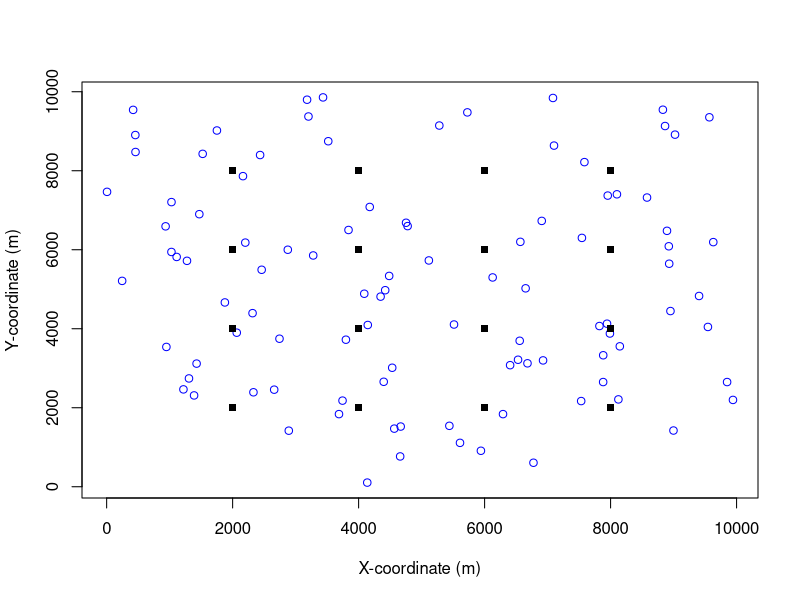
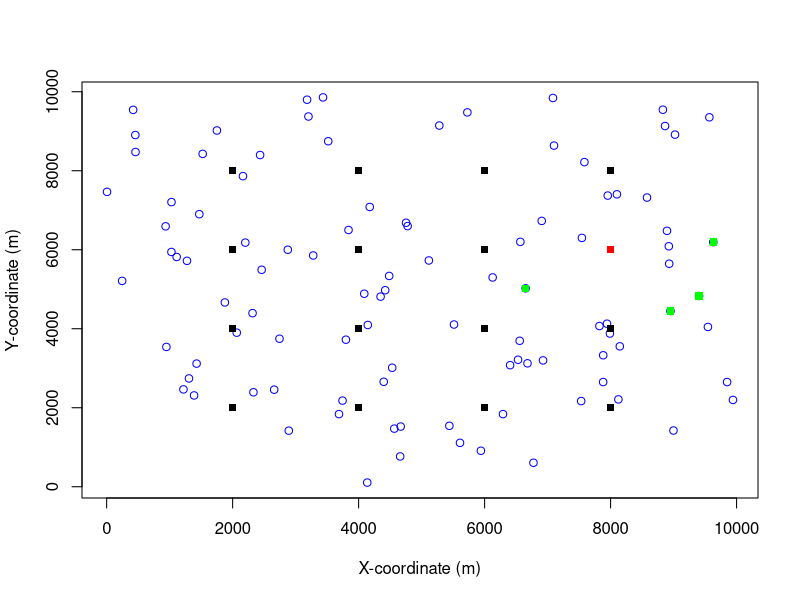
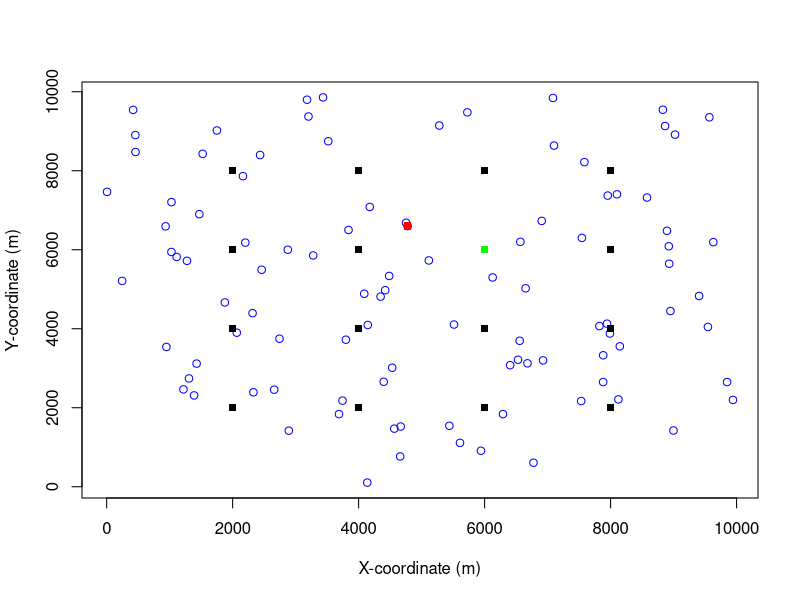

The R source for these figures, in order: (Note: this script raises an error after producing the figures.)
set.seed(123)
library(lubridate)
library(circular)

# x and y in square survey site with dimensions 10km x 10km with markers every 2000m
# mics
x_mic = seq(from = 2000, to = 8000, by = 2000)
y_mic = seq(from = 2000, to = 8000, by = 2000)

mic_coords = expand.grid(x = x_mic, y = y_mic)
colnames(mic_coords) = c('x_mic', 'y_mic')
mic_coords = as.matrix(mic_coords)

# expectation of gibbon groups in survey area
intensity = 0.000001 # modelling parameter gibbon groups / m2
x_perimeter = 10000
y_perimeter = 10000
survey_area = x_perimeter * y_perimeter
expected_gibbon_groups = intensity * survey_area

# homogeneous Poisson point process for getting gibbon coordinates
x_gibbon_group <- runif(expected_gibbon_groups, 0, x_perimeter)
y_gibbon_group <- runif(expected_gibbon_groups, 0, y_perimeter)

gibbon_group_coords = cbind(x_gibbon_group, y_gibbon_group)
gibbon_group_coords = as.matrix(gibbon_group_coords)

# number of calls as poisson process count
gibbon_group_call_count <- rpois(nrow(gibbon_group_coords), 3)

# plot of mic grid and Poisson point process distributed gibbon groups
{
plot(x_gibbon_group, y_gibbon_group, type = "p", col = "blue", pch = 1, xlab = "X-coordinate (m)", ylab = "Y-coordinate (m)")
points(mic_coords[,1], mic_coords[,2], type = "p", col = "black", pch = 15)
}

# Calculate the bearing from mic to gibbon group
calc_bearing = function(x_point_1, y_point_1, x_point_2, y_point_2) {
  bearing = atan2(
    y_point_2 - y_point_1,
    x_point_2 - x_point_1
  )
  
  # convert to range of radians [0,2pi] where bearing is taken clockwise from north (0 radians)
  if (bearing <= 0) {
    bearing = -1*bearing + 0.5*pi 
  } else if ((bearing > 0) && (bearing <= 0.5*pi)) {
    bearing = (0.5*pi - bearing)
  } else {
    bearing = (pi - bearing) + 1.5*pi
  }
  return(bearing)
}

# euclidean distance for detector to gibbon observation
dist_mic_gibbon <- matrix(NA, nrow = nrow(mic_coords), ncol = nrow(gibbon_group_coords))
bearing_mic_gibbon <- matrix(NA, nrow = nrow(mic_coords), ncol = nrow(gibbon_group_coords))

for (i in 1:nrow(dist_mic_gibbon)) {
  for (j in 1:ncol(dist_mic_gibbon)) {
    dist_mic_gibbon[i, j] <- sqrt(sum((mic_coords[i, ] - gibbon_group_coords[j, ])^2))
    bearing_mic_gibbon[i, j] <- calc_bearing(mic_coords[i, 1], mic_coords[i, 2], gibbon_group_coords[j, 1], gibbon_group_coords[j, 2])
  }
}

# half normal hazard distribution for probability matrix
# assuming each mic has same detection function
lambda = 50 # modelling parameter
sigma = 500 # modelling parameter

hazard_half_normal = function(lambda, sigma, dist_matrix) {
  prob_matrix = 1 - exp(-lambda * exp((-1 * dist_matrix^2) / (2 * sigma^2)))
  return (prob_matrix)
}

detection_prob_matrix = hazard_half_normal(lambda = lambda, sigma = sigma, dist_matrix = dist_mic_gibbon)

# weighted Bernoulli trails for each gibbon group to mic for detected/undetected
detection_matrix <- matrix(NA, nrow = nrow(mic_coords), ncol = nrow(gibbon_group_coords))

for (i in 1:nrow(dist_mic_gibbon)) {
  for (j in 1:ncol(dist_mic_gibbon)) {
    detection_matrix[i, j] <- rbinom(size = gibbon_group_call_count[j], n = 1, prob = detection_prob_matrix[i,j])
  }
}

### plotting results

# plot detected gibbon groups for chosen mic
plot_select = 12

for (i in plot_select) {
  detection_gibbon_group_idx = which(detection_matrix[i,] == 1)
  plot(x_gibbon_group, y_gibbon_group, type = "p", col = "blue", pch = 1, xlab = "X-coordinate (m)", ylab = "Y-coordinate (m)")
  points(mic_coords[,1], mic_coords[,2], type = "p", col = "black", pch = 15)
  points(mic_coords[i,1], mic_coords[i,2], type = "p", col = "red", pch = 15)
  points(x_gibbon_group[detection_gibbon_group_idx], y_gibbon_group[detection_gibbon_group_idx], type = "p", col = "green", pch = 15)
}

# plot mics which detected a certain gibbon group
plot_select = 36

for (i in plot_select) {
  detection_mic_idx = which(detection_matrix[,i] == 1)
  plot(x_gibbon_group, y_gibbon_group, type = "p", col = "blue", pch = 1, xlab = "X-coordinate (m)", ylab = "Y-coordinate (m)")
  points(mic_coords[,1], mic_coords[,2], type = "p", col = "black", pch = 15)
  points(x_gibbon_group[i], y_gibbon_group[i], type = "p", col = "red", pch = 15)
  points(mic_coords[detection_mic_idx,1], mic_coords[detection_mic_idx,2], type = "p", col = "green", pch = 15)
}

### create dataframes for analysis

# convert meter coordinates to lat, lng for RShiny App
convert_coords = function(x_coord, y_coord) {
  ref_lat = 14.201252
  ref_lng = 106.585033
  earth_radius = 6371000
  
  # calculate lat, lng
  # issue with this calculation
  lat = ref_lat + (y_coord / earth_radius) * (180 / pi)
  lng = ref_lng + (x_coord / (earth_radius * cos(lat * pi / 180))) * (180 / pi)
  
  lat_lng = cbind(lat, lng)
  
  return(lat_lng)
}

mic_lat_lng = data.frame()
mic_lat_lng = convert_coords(mic_coords[,1], mic_coords[,2])
mic_df = cbind(1:nrow(mic_lat_lng), mic_lat_lng)
colnames(mic_df)[1] = "mic_id"

# these are ground truth locations of each gibbon group and exact call times
gibbon_group_lat_lng = data.frame()
gibbon_group_lat_lng = convert_coords(gibbon_group_coords[,1], gibbon_group_coords[,2])
gibbon_group_df = cbind(1:nrow(gibbon_group_lat_lng), gibbon_group_call_count, gibbon_group_lat_lng)
colnames(gibbon_group_df)[1] = "gibbon_group_id"

# generate random ground truth call times
# we only generate one call per gibbon group
dawn_chorus_start_time = as.POSIXct("2023-01-01 04:00:00", tz = "UTC")
dawn_chorus_end_time = as.POSIXct("2023-01-01 05:00:00", tz = "UTC")

call_datetimes = as.POSIXct(runif(nrow(gibbon_group_df), dawn_chorus_start_time, dawn_chorus_end_time), origin = "1970-01-01", tz = "UTC")
call_timestamps = as.integer(call_datetimes)

# gibbon_group_df = cbind(gibbon_group_df, call_datetimes)
# colnames(gibbon_group_df)[4] = "call_datetime"

### generate recording dataframe

# speed of sound (m/s)
speed_of_sound = 331
von_mises_kappa = 50 # modelling parameter

recording_df = data.frame()

for (i in 1:nrow(mic_df)) {
  ground_truth_animal_ID = which(detection_matrix[i,] == 1)
  mic_ID = rep(i, times = length(ground_truth_animal_ID))
  
  # compute measured call time which considers speed of sound
  ground_truth_call_timestamp = call_timestamps[as.integer(gibbon_group_df[ground_truth_animal_ID])]
  ground_truth_call_datetime = as.POSIXct(ground_truth_call_timestamp, origin = "1970-01-01", tz = "UTC")
  measured_call_timestamp = ground_truth_call_timestamp + dist_mic_gibbon[i, ground_truth_animal_ID] / speed_of_sound
  measured_call_datetime = as.POSIXct(measured_call_timestamp, origin = "1970-01-01", tz = "UTC")
  
  # compute measured bearing
  ground_truth_bearing = bearing_mic_gibbon[i, ground_truth_animal_ID]
  # von mises distribution for bearing measurement
  measured_bearing = data.frame()
  for (j in 1:length(ground_truth_animal_ID)) {
    bearing = rvonmises(n = 1, mu = ground_truth_bearing[j], kappa = von_mises_kappa)
    measured_bearing = rbind(measured_bearing, bearing)
  }
  colnames(measured_bearing) = "measured_bearing"
  
  # binding dataframes for each mic
  recording_temp = cbind(mic_ID, ground_truth_animal_ID, ground_truth_call_datetime, measured_call_datetime, ground_truth_bearing, measured_bearing)
  recording_df = rbind(recording_df, recording_temp)
}

recording_ID = seq(nrow(recording_df))
recording_df = cbind(recording_ID, recording_df)

write.csv(mic_df, "../output/mic.csv", row.names=FALSE)
write.csv(gibbon_group_df, "../output/gibbon_group.csv", row.names=FALSE)
write.csv(recording_df, "../output/recording.csv", row.names=FALSE)

### plot bearings for each anima_id (from mic) with measurement error distributions


### map plots for testing lat/lng
plot(mic_df[,2], mic_df[,3], type = "p", pch = 19, col = "blue", xlab = "longitude", ylab = "Latitude", main = "Scatterplot of Coordinates")
